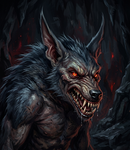
#> input picture art/portraits/00welp/ie_00welp_big.png, 130 x 150 px
$ python -i ie_portraits.py   (imports and definitions only)
#> lines starting #> are read from the running program, lines starting #| are printed output that depends on the picture
"""Commissioned (AI-generated, owner's own) NPC portraits -> ToEE portrait TGAs + portraits.mes entries.

Ids are 9900+ in steps of 10 (batches 2-5 run past 9999: 10000-10394, flips 10310+; batch 6 10400-10694, flips 10700-10974; batch 7 11000-11244, flip 11500-11504) (Co8 uses 9000-9754). Per id: +0 _b 130x150, +1 _m 42x37, +2 _s 53x47, +3 _s_grey, +4 _m_grey,
the vanilla NPC layout (vanilla leaves +0 empty for NPCs; we put the big portrait there like the PC entries do).
Sources: art/portraits/<key>/ie_<key>_{big,m,s}.png (see /workspace/portrait-commission specs).
"""
import os, re, sys
from PIL import Image

HERE = os.path.dirname(os.path.abspath(__file__))
ART = os.path.join(os.path.dirname(HERE), 'art', 'portraits')
MASTERS = os.environ.get('IE_PORTRAIT_MASTERS', '/workspace/portrait-art/masters')   # ie_<key>/ie_<key>_master.png
# key -> (portraits.mes base id, display name used in file names)
ART_IDS = {
    'jemeliah': (12990, 'Jemeliah'),
    'ragni_bellows': (13000, 'RagniBellows'),
    'denham_fisher': (13010, 'DenhamFisher'),
    'maxiel': (13020, 'Maxiel'),
    'valin': (13030, 'Valin'),
    'garradun': (13040, 'Garradun'),
    'deagle': (13050, 'Deagle'),
    'urbek': (13060, 'Urbek'),
    'doppelganger': (13070, 'Doppelganger'),
    'harlesford': (13080, 'Harlesford'),
    'caulder': (13090, 'Caulder'),
    'weapon_instructor': (13100, 'WeaponInstructor'),
    'menon': (13110, 'Menon'),
    'rukwurm': (13120, 'Rukwurm'),
    'ulek': (13130, 'Ulek'),

    'crandall': (12930, 'Crandall'),
    'eldgull': (12940, 'Eldgull'),
    'cahl_hyred': (12950, 'CahlHyred'),
    'veira': (12960, 'Veira'),
    'ghille_laider': (12970, 'GhilleLaider'),
    'loman': (12980, 'Loman'),
    'eh_expedition_sellsword': (11400, 'EHSellsword'),
    'eh_mercenary_veteran': (12800, 'MercenaryVeteran'),   # generic sellsword (2nd sellsword variant), for later pools
    'hrothgar': (9900, 'Hrothgar'), 'everard': (9910, 'Everard'), 'arundel': (9920, 'Arundel'),
    'poquelin': (9930, 'Poquelin'), 'belhifet': (9940, 'Belhifet'), 'yxunomei': (9950, 'Yxunomei'),
    'kresselack': (9960, 'Kresselack'), 'conlan': (9970, 'Conlan'),
    # batch 2: IWD2
    'ulbrec': (9980, 'Ulbrec'), 'shawford': (9990, 'Shawford'), 'hedron': (10000, 'Hedron'), 'oswald': (10010, 'Oswald'),
    'nathaniel': (10020, 'Nathaniel'), 'isair': (10030, 'Isair'), 'madae': (10040, 'Madae'), 'ennelia': (10050, 'Ennelia'),
    # batch 3: IWD2 secondary NPCs
    'elytharra': (10060, 'Elytharra'), 'deirdre': (10070, 'Deirdre'), 'koluhm': (10080, 'Koluhm'), 'phaen': (10090, 'Phaen'),
    'reig': (10100, 'Reig'), 'guthewulf': (10110, 'Guthewulf'), 'iselore': (10120, 'Iselore'), 'kickshaw': (10130, 'Kickshaw'),
    # batch 4: children, a squirrel, townsfolk
    'damien': (10140, 'Damien'), 'eboy1': (10150, 'Boy1'), 'eboy2': (10160, 'Boy2'), 'egirl1': (10170, 'Girl1'),
    'egirl2': (10180, 'Girl2'), 'squirrel': (10190, 'Squirrel'), 'fisherwoman': (10200, 'Fisherwoman'),
    'townsman_old': (10210, 'OldTownsman'),
    'merchant_stout': (10220, 'StoutMerchant'),   # first Hedron art (replaced by the revision); generic, unmapped for now
    # batch 5: monsters; *_varB = the upgraded variant (elite/chief/high-level spawns)
    'yeti': (10230, 'Yeti'), 'yeti_varB': (10240, 'YetiB'), 'verbeeg': (10250, 'Verbeeg'),
    'frost_giant': (10260, 'FrostGiant'), 'frost_giant_varB': (10270, 'FrostGiantB'), 'winter_wolf': (10280, 'WinterWolf'),
    'boring_beetle': (10290, 'BoringBeetle'), 'boring_beetle_varB': (10300, 'BoringBeetleB'),
    # batch 6: monsters; *_elite = upgraded variant; matriarch / abominable snowman are bosses (no flip)
    'hook_horror': (10400, 'HookHorror'),
    'hook_horror_elite': (10410, 'HookHorrorB'),
    'hook_horror_matriarch': (10420, 'HookHorrorMatriarch'),
    'snow_troll': (10430, 'SnowTroll'),
    'snow_troll_elite': (10440, 'SnowTrollB'),
    'ice_troll': (10450, 'IceTroll'),
    'ice_troll_elite': (10460, 'IceTrollB'),
    'yuanti': (10470, 'Yuanti'),
    'yuanti_elite': (10480, 'YuantiB'),
    'yuanti_abomination': (10490, 'YuantiAbomination'),
    'lizardman': (10500, 'Lizardman'),
    'lizardman_elite': (10510, 'LizardmanB'),
    'dire_wolf': (10520, 'DireWolf'),
    'dire_wolf_elite': (10530, 'DireWolfB'),
    'malarite': (10540, 'Malarite'),
    'malarite_elite': (10550, 'MalariteB'),
    'umber_hulk': (10560, 'UmberHulk'),
    'bombardier_beetle': (10570, 'BombardierBeetle'),
    'rhino_beetle': (10580, 'RhinoBeetle'),
    'wight': (10590, 'Wight'),
    'wight_elite': (10600, 'WightB'),
    'salamander': (10610, 'Salamander'),
    'salamander_frost': (10620, 'FrostSalamander'),
    'skeleton_elite': (10630, 'ArmoredSkeleton'),
    'abominable_snowman': (10640, 'AbominableSnowman'),
    'winter_wolf_elite': (10650, 'WinterWolfB'),
    'orc_shaman': (10660, 'OrcShaman'),
    'orc_elite': (10670, 'OrcElite'),
    'goblin_elite': (10680, 'GoblinElite'),
    'wyvern': (10690, 'Wyvern'),
    # batch 7: IWD2 Targos named NPCs and goblin leaders (12 of 25 delivered)
    'caballus': (11000, 'Caballus'),
    'ghotrag': (11010, 'Ghotrag'),
    'vghotan': (11020, 'Vghotan'),
    'black_geoffrey': (11030, 'BlackGeoffrey'),
    'blanchard_pike': (11040, 'BlanchardPike'),
    'olap': (11050, 'Olap'),
    'jorun': (11060, 'Jorun'),
    'swift_thomas': (11070, 'SwiftThomas'),
    'illigmar': (11080, 'Illigmar'),
    'gohar': (11090, 'Gohar'),
    'magdar': (11100, 'Magdar'),
    'lumbar': (11110, 'Lumbar'),
    'nolan': (11120, 'Nolan'),
    'firtha': (11130, 'Firtha'),
    'brogan': (11140, 'Brogan'),
    'screed': (11150, 'Screed'),
    'tarran': (11160, 'Tarran'),
    'anson': (11170, 'Anson'),
    'isherwood': (11180, 'Isherwood'),
    'gable': (11190, 'Gable'),
    'kadence': (11200, 'Kadence'),
    'niles': (11210, 'Niles'),
    'honest_jon': (11220, 'HonestJon'),
    'tabard_mooncalf': (11230, 'TabardMooncalf'),
    'drill_sergeant': (11240, 'DrillSergeant'),
    # batch 8 generic monster/townsfolk art (from main) for IWD2 stand-ins
    'pool_fisher_young': (11460, 'FisherYoung'),
    'pool_fisher_old': (11470, 'FisherOld'),
    'pool_fishwife': (11480, 'Fishwife'),
    'pool_dockworker': (11490, 'Dockworker'),
    'pool_dockworker_f': (11510, 'DockhandF'),
    'pool_tempus_priest': (11520, 'TempusPriest'),
    'pool_tempus_priestess': (11530, 'TempusPriestess'),
    'mon_lizardman_varB': (12820, 'LizardmanB'),
    'mon_mummy_varB': (12840, 'MummyB'),
    'mon_shadow_varB': (12860, 'ShadowB'),
    'mon_yuanti_varB': (12880, 'YuantiB'),
    'pool_kul_elder_m': (12900, 'KulElderM'),
    'mon_beetle_cellar': (11750, 'BeetleCellar'),
    'mon_bombardier_beetle': (11760, 'BombardierBeetle'),
    'mon_cornugon': (12020, 'Cornugon'),
    'mon_frost_giant': (11900, 'FrostGiant'),
    'mon_frost_salamander': (11860, 'FrostSalamander'),
    'mon_ghoul': (11790, 'Ghoul'),
    'mon_goblin_archer_vale': (11700, 'GoblinArcherVale'),
    'mon_goblin_snow': (11690, 'GoblinSnow'),
    'mon_harpy': (11980, 'Harpy'),
    'mon_hook_horror': (11930, 'HookHorror'),
    'mon_ice_troll': (11880, 'IceTroll'),
    'mon_iron_golem': (12010, 'IronGolem'),
    'mon_lizardman': (11830, 'Lizardman'),
    'mon_minotaur': (11990, 'Minotaur'),
    'mon_mummy': (11820, 'Mummy'),
    'mon_ogre': (11960, 'Ogre'),
    'mon_orc': (11710, 'Orc'),
    'mon_orc_shadowed': (11720, 'OrcShadowed'),
    'mon_orog': (11950, 'Orog'),
    'mon_sahuagin': (12000, 'Sahuagin'),
    'mon_salamander': (11850, 'Salamander'),
    'mon_shadow': (11810, 'Shadow'),
    'mon_skeleton_vale': (11770, 'SkeletonVale'),
    'mon_spider': (11940, 'Spider'),
    'mon_troll': (11870, 'Troll'),
    'mon_umber_hulk': (11920, 'UmberHulk'),
    'mon_verbeeg': (11890, 'Verbeeg'),
    'mon_wight': (11800, 'Wight'),
    'mon_winter_wolf_snow': (11740, 'WinterWolfSnow'),
    'mon_wolf_snow': (11730, 'WolfSnow'),
    'mon_wyvern': (11970, 'Wyvern'),
    'mon_yeti': (11910, 'Yeti'),
    'mon_yuanti': (11840, 'Yuanti'),
    'mon_zombie': (11780, 'Zombie'),
    'pool_beggar': (11660, 'Beggar'),
    'pool_captive': (11670, 'Captive'),
    'pool_hunter': (11650, 'Hunter'),
    'pool_innkeeper_f': (11580, 'InnkeeperF'),
    'pool_kul_child': (11620, 'KulChild'),
    'pool_kul_elder_f': (11590, 'KulElderF'),
    'pool_kul_villager_f': (11610, 'KulVillagerF'),
    'pool_kul_villager_m': (11600, 'KulVillagerM'),
    'pool_merchant_m': (11560, 'MerchantM'),
    'pool_merchant_far': (11570, 'MerchantFar'),
    'pool_militia_m': (11540, 'MilitiaM'),
    'pool_militia_f': (11550, 'MilitiaF'),
    'pool_reghed_warrior_f': (11640, 'ReghedWarriorF'),
    'pool_reghed_warrior_m': (11630, 'ReghedWarriorM'),
    'pool_sage': (11680, 'Sage'),
    # batch 10A: IWD Chapter 1 (Kuldahar)
    'orrick': (13140, 'Orrick'),
    # batch 10B: Chapter 1 (Kuldahar Pass, Kuldahar, Vale of Shadows, Shaengarne Ford & Bridge)
    'hjollder': (13150, 'Hjollder'),
    'calliana': (13160, 'Calliana'),
    'weenog': (13170, 'Weenog'),
    'ferg': (13180, 'Ferg'),
    'aldwin': (13200, 'Aldwin'),
    'amelia': (13210, 'Amelia'),
    'whitcomb': (13220, 'Whitcomb'),
    'gerth': (13230, 'Gerth'),
    'urnst': (13240, 'Urnst'),
    'kumirek': (13250, 'Mirek'),
    'nate': (13260, 'Nate'),
    'sheemish': (13270, 'Sheemish'),
    'jermsy': (13280, 'Jermsy'),
    'ghereg': (13290, 'Ghereg'),
    'uligar': (13300, 'Uligar'),
    'lysanbar': (13310, 'LysanBarmaid'),
    'lysan': (13320, 'Lysan'),
    'therik': (13330, 'Therik'),
    'mytos': (13340, 'Mytos'),
    'spguard': (13350, 'SpectralGuard'),
    '20dereth': (13370, 'Dereth'),
    '20sabrin': (13380, 'Sabrina'),
    '20emma': (13390, 'Emma'),
    '20kaitln': (13400, 'Kaitlin'),
    '20arte': (13410, 'Arte'),
    '20kris': (13420, 'Kristian'),
    '20kntvir': (13430, 'WarriorOfVirtue'),
    '20orcchf': (13440, 'Torak'),
    '20vrek': (13450, 'Vrek'),
    '21gaernt': (13460, 'Gaernat'),
    '21orccom': (13470, 'Guthma'),
    '21xuki': (13480, 'Xuki'),
    'kubear': (13490, 'CaveBear'),
    'mcar': (13510, 'CarrionCrawler'),
    'ktsmg2': (13530, 'SkeletalMage'),
    '20grnslm': (13550, 'GreenSlime'),
    '20ocrjel': (13570, 'OchreJelly'),
    '20borarc': (13590, 'ArcticBoar'),
    '20snolep': (13610, 'SnowLeopard'),
    '21hghsnk': (13630, 'HighlandSnake'),
    '21werrat': (13650, 'Wererat'),
    '21werbgr': (13670, 'Werebadger'),
    '21bugcpt': (13690, 'Bugbear'),
    '21elfmge': (13710, 'LegionMage'),
    '21spdqn': (13730, 'PhaseSpider'),
    # batch 11: IWD2 Horde Fortress (AR3000-AR3101)
    '31sherin': (13750, 'Sherincal'),
    '31brasto': (13760, 'Braston'),
    '30yquogg': (13770, 'Yquog'),
    '30gobvun': (13780, 'Vunarg'),
    '30gobkru': (13790, 'Kruntur'),
    '30gobpon': (13800, 'Pondmuk'),
    '30ilquag': (13810, 'Ilquog'),
    '30tequag': (13820, 'Tequog'),
    '30ogrgar': (13830, 'Gark'),
    '30orotas': (13840, 'Taskmaster'),
    '30orctru': (13850, 'Trugnuk'),
    '30gobmok': (13860, 'Mokrul'),
    '30gobogr': (13870, 'Ogrok'),
    '30hobgum': (13880, 'Gumph'),
    '30orcgot': (13890, 'GothogZorgar'),
    '30oropus': (13900, 'Pusmug'),
    '30oty': (13910, 'Otyugh'),
    '30dfdnd': (13930, 'DrownedDead'),
    '00welp': (13950, 'BarghestWhelp'),
    '30wolwor': (13970, 'Worg'),
    '30beetq': (13990, 'FireBeetleQueen'),
}
# Generic monsters also get a left/right mirrored copy (own id) for per-instance variety. Named NPCs don't.
FLIPS = {
    'eh_mercenary_veteran': 12810,
    'yeti': 10310, 'yeti_varB': 10320, 'verbeeg': 10330, 'frost_giant': 10340, 'frost_giant_varB': 10350,
    'winter_wolf': 10360, 'boring_beetle': 10370, 'boring_beetle_varB': 10380, 'squirrel': 10390,
    'hook_horror': 10700,
    'hook_horror_elite': 10710,
    'snow_troll': 10720,
    'snow_troll_elite': 10730,
    'ice_troll': 10740,
    'ice_troll_elite': 10750,
    'yuanti': 10760,
    'yuanti_elite': 10770,
    'yuanti_abomination': 10780,
    'lizardman': 10790,
    'lizardman_elite': 10800,
    'dire_wolf': 10810,
    'dire_wolf_elite': 10820,
    'malarite': 10830,
    'malarite_elite': 10840,
    'umber_hulk': 10850,
    'bombardier_beetle': 10860,
    'rhino_beetle': 10870,
    'wight': 10880,
    'wight_elite': 10890,
    'salamander': 10900,
    'salamander_frost': 10910,
    'skeleton_elite': 10920,
    'winter_wolf_elite': 10930,
    'orc_shaman': 10940,
    'orc_elite': 10950,
    'goblin_elite': 10960,
    'wyvern': 10970,
    'drill_sergeant': 11500,   # batch 7 generic role
    'pool_fisher_young': 12200,
    'pool_fisher_old': 12210,
    'pool_fishwife': 12220,
    'pool_dockworker': 12230,
    'pool_dockworker_f': 12240,
    'pool_tempus_priest': 12250,
    'pool_tempus_priestess': 12260,
    'mon_lizardman_varB': 12830,
    'mon_mummy_varB': 12850,
    'mon_shadow_varB': 12870,
    'mon_yuanti_varB': 12890,
    'pool_kul_elder_m': 12910,
    'mon_beetle_cellar': 12480,
    'mon_bombardier_beetle': 12490,
    'mon_cornugon': 12750,
    'mon_frost_giant': 12630,
    'mon_frost_salamander': 12590,
    'mon_ghoul': 12520,
    'mon_goblin_archer_vale': 12430,
    'mon_goblin_snow': 12420,
    'mon_harpy': 12710,
    'mon_hook_horror': 12660,
    'mon_ice_troll': 12610,
    'mon_iron_golem': 12740,
    'mon_lizardman': 12560,
    'mon_minotaur': 12720,
    'mon_mummy': 12550,
    'mon_ogre': 12690,
    'mon_orc': 12440,
    'mon_orc_shadowed': 12450,
    'mon_orog': 12680,
    'mon_sahuagin': 12730,
    'mon_salamander': 12580,
    'mon_shadow': 12540,
    'mon_skeleton_vale': 12500,
    'mon_spider': 12670,
    'mon_troll': 12600,
    'mon_umber_hulk': 12650,
    'mon_verbeeg': 12620,
    'mon_wight': 12530,
    'mon_winter_wolf_snow': 12470,
    'mon_wolf_snow': 12460,
    'mon_wyvern': 12700,
    'mon_yeti': 12640,
    'mon_yuanti': 12570,
    'mon_zombie': 12510,
    'pool_beggar': 12390,
    'pool_captive': 12400,
    'pool_hunter': 12380,
    'pool_innkeeper_f': 12310,
    'pool_kul_child': 12350,
    'pool_kul_elder_f': 12320,
    'pool_kul_villager_f': 12340,
    'pool_kul_villager_m': 12330,
    'pool_merchant_m': 12290,
    'pool_merchant_far': 12300,
    'pool_militia_m': 12270,
    'pool_militia_f': 12280,
    'pool_reghed_warrior_f': 12370,
    'pool_reghed_warrior_m': 12360,
    'pool_sage': 12410,
    # batch 10B: Chapter 1 flips
    'ferg': 13190,
    'spguard': 13360,
    'kubear': 13500,
    'mcar': 13520,
    'ktsmg2': 13540,
    '20grnslm': 13560,
    '20ocrjel': 13580,
    '20borarc': 13600,
    '20snolep': 13620,
    '21hghsnk': 13640,
    '21werrat': 13660,
    '21werbgr': 13680,
    '21bugcpt': 13700,
    '21elfmge': 13720,
    '21spdqn': 13740,
    # batch 11: Horde Fortress monster flips
    '30oty': 13920,
    '30dfdnd': 13940,
    '00welp': 13960,
    '30wolwor': 13980,
    '30beetq': 14000,
}
# Face boxes on the 1200x1384 master, set by eye: (centre x, top of head/hair/crown, bottom of chin/beard).
# _m/_s are recropped from these (whole head + margin under the chin, like vanilla NPC_6001_m_Terjon);
# the commissioned _m/_s PNGs are cropped too tight. A key without a box keeps its source _m/_s.
FACE = {
    'hrothgar': (590, 120, 800), 'everard': (630, 120, 820), 'arundel': (530, 90, 770), 'poquelin': (620, 80, 790),
    'belhifet': (420, 170, 860), 'yxunomei': (580, 110, 840), 'kresselack': (620, 50, 880), 'conlan': (650, 170, 850),
    'ulbrec': (520, 150, 730), 'shawford': (560, 180, 830), 'hedron': (580, 95, 800), 'oswald': (620, 120, 800),
    'nathaniel': (500, 200, 880), 'isair': (560, 150, 850), 'madae': (600, 120, 870), 'ennelia': (600, 220, 880),
    'elytharra': (590, 90, 700), 'deirdre': (560, 90, 700), 'koluhm': (650, 150, 870), 'phaen': (600, 100, 810),
    'reig': (565, 120, 820), 'guthewulf': (600, 115, 1000), 'iselore': (625, 120, 900), 'kickshaw': (550, 160, 830),
    'damien': (585, 140, 870), 'eboy1': (605, 170, 940), 'eboy2': (625, 140, 870), 'egirl1': (645, 115, 700),
    'egirl2': (635, 115, 880), 'squirrel': (625, 165, 960), 'fisherwoman': (675, 95, 730), 'townsman_old': (620, 165, 940),
    'merchant_stout': (580, 130, 810),
    'yeti': (600, 165, 960), 'yeti_varB': (645, 130, 1000), 'verbeeg': (610, 115, 915), 'frost_giant': (600, 200, 1050),
    'frost_giant_varB': (620, 150, 1000), 'winter_wolf': (605, 210, 1010), 'boring_beetle': (610, 250, 1050),
    'boring_beetle_varB': (500, 250, 1050),
    'hook_horror': (500, 150, 850),
    'hook_horror_elite': (520, 180, 900),
    'hook_horror_matriarch': (580, 150, 900),
    'snow_troll': (580, 170, 850),
    'snow_troll_elite': (540, 200, 880),
    'ice_troll': (780, 250, 950),
    'ice_troll_elite': (700, 200, 880),
    'yuanti': (560, 180, 750),
    'yuanti_elite': (600, 80, 820),
    'yuanti_abomination': (600, 170, 780),
    'lizardman': (690, 250, 850),
    'lizardman_elite': (620, 150, 900),
    'dire_wolf': (600, 180, 1020),
    'dire_wolf_elite': (720, 180, 1000),
    'malarite': (600, 120, 860),
    'malarite_elite': (560, 80, 900),
    'umber_hulk': (600, 180, 1000),
    'bombardier_beetle': (600, 180, 1100),
    'rhino_beetle': (600, 150, 1100),
    'wight': (600, 130, 860),
    'wight_elite': (600, 70, 850),
    'salamander': (600, 100, 800),
    'salamander_frost': (720, 120, 800),
    'skeleton_elite': (600, 70, 880),
    'abominable_snowman': (620, 100, 1000),
    'winter_wolf_elite': (640, 120, 950),
    'orc_shaman': (570, 130, 830),
    'orc_elite': (610, 130, 830),
    'goblin_elite': (600, 130, 880),
    'wyvern': (520, 250, 750),
    'caballus': (530, 210, 770),
    'ghotrag': (600, 250, 880),
    'vghotan': (560, 150, 800),
    'black_geoffrey': (560, 125, 740),
    'blanchard_pike': (670, 175, 840),
    'olap': (560, 140, 720),
    'jorun': (530, 125, 770),
    'swift_thomas': (590, 110, 800),
    'illigmar': (490, 155, 800),
    'gohar': (560, 210, 800),
    'magdar': (530, 140, 700),
    'lumbar': (490, 105, 740),
    'nolan': (615, 90, 650),
    'firtha': (585, 150, 660),
    'brogan': (585, 90, 710),
    'screed': (560, 90, 660),
    'tarran': (615, 90, 650),
    'anson': (640, 120, 650),
    'isherwood': (640, 120, 650),
    'gable': (610, 120, 620),
    'kadence': (615, 150, 680),
    'niles': (615, 90, 650),
    'honest_jon': (590, 180, 700),
    'tabard_mooncalf': (560, 120, 650),
    'drill_sergeant': (615, 150, 720),
}
TOP_PAD, CHIN_PAD = 0.06, 0.14   # fraction of head height above the top / below the chin
SIZES = {'b': (130, 150), 'm': (42, 37), 's': (53, 47)}


# [14 lines left out: functions face_crop, recrop, not called in this run]


def grey(im):
    g = im.convert('L').point(lambda v: int(0.65 * v + 33))   # matches vanilla *_grey.tga levels
    out = Image.merge('RGBA', (g, g, g, im.getchannel('A')))
    return out


# [37 lines left out: functions files_for, build, not called in this run]


def vanilla(toee):
    import toeedata
    return toeedata.ToEEData(toee).mes('art/interface/portraits/portraits.mes')


# [6 lines not run here, left out]

>>> from PIL import Image
>>> picture = Image.open('../art/portraits/00welp/ie_00welp_big.png')
#> picture is the input picture: PIL image 130x150 RGB; mean R, G, B 29.1, 28.4, 33.1
>>> result = grey(picture)
#> in grey, `g = im.convert('L').point(lambda v: int(0.65 * v + 33))`:
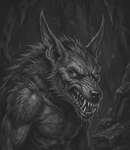
#> g: PIL image 130x150 L; min 33, max 161, mean 51.5
#> (the run stopped early here; a loop or call above may not have finished)
